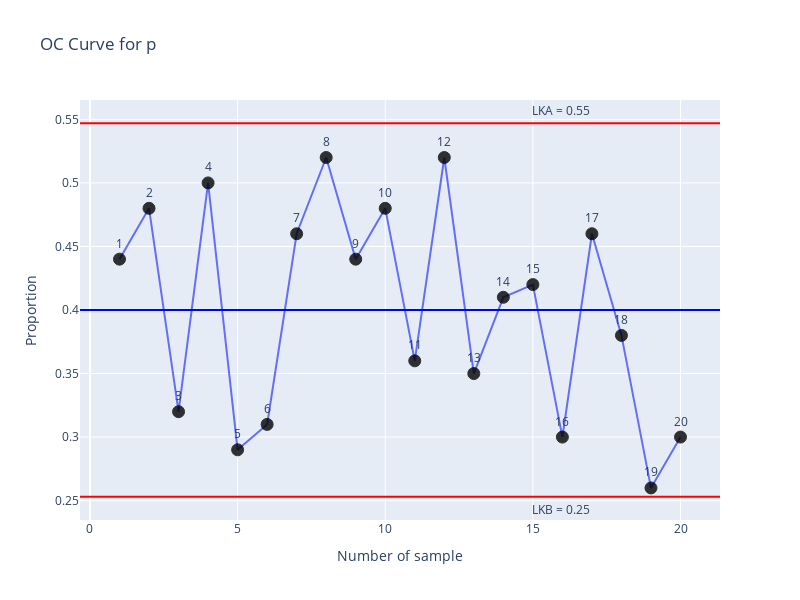

This figure's notebook cell:
### Code cell
fig = go.Figure()
fig.add_trace(go.Scatter(
    x=[x for x in range(1,n+1)],
    y=data_proporsi,
    mode='lines+markers+text',
    name = 'Sample mean',
    text = [x for x in range(1,n+1)],
    textposition="top center",
    marker=dict(
        size=12,
        color=['black' if BPB <= y <= BPA else 'red' for y in data_proporsi],
        opacity=0.8,
        line=dict(width=1, color='black')
    )
))

fig.add_hline(y=BPA, line=dict(color='Red'))
fig.add_hline(y=pbar, line=dict(color='Blue'))
fig.add_hline(y=BPB, line=dict(color='Red'))

fig.add_annotation(text=f"LKA = {round(BPA,2)}", xref="paper", yref="y", x=0.8, y=BPA+0.01, showarrow=False)
fig.add_annotation(text=f"LKB = {round(BPB,2)}", xref="paper", yref="y", x=0.8, y=BPB-0.01, showarrow=False)

fig.update_layout(
    title='OC Curve for p',
    xaxis_title='Number of sample',
    yaxis_title='Proportion',
    width=800,
    height=600
)

### Figure 1 — Plotly figure (JSON) as saved in the notebook; plotly's stock layout.template omitted (floating-point values rounded to 4 significant figures)
{"data": [{"marker": {"color": ["black", "black", "black", "black", "black", "black", "black", "black", "black", "black", "black", "black", "black", "black", "black", "black", "black", "black", "black", "black"], "line": {"color": "black", "width": 1}, "opacity": 0.8, "size": 12}, "mode": "lines+markers+text", "name": "Sample mean", "text": ["1", "2", "3", "4", "5", "6", "7", "8", "9", "10", "11", "12", "13", "14", "15", "16", "17", "18", "19", "20"], "textposition": "top center", "type": "scatter", "x": [1, 2, 3, 4, 5, 6, 7, 8, 9, 10, 11, 12, 13, 14, 15, 16, 17, 18, 19, 20], "y": [0.44, 0.48, 0.32, 0.5, 0.29, 0.31, 0.46, 0.52, 0.44, 0.48, 0.36, 0.52, 0.35, 0.41, 0.42, 0.3, 0.46, 0.38, 0.26, 0.3]}], "layout": {"annotations": [{"showarrow": false, "text": "LKA = 0.55", "x": 0.8, "xref": "paper", "y": 0.557, "yref": "y"}, {"showarrow": false, "text": "LKB = 0.25", "x": 0.8, "xref": "paper", "y": 0.243, "yref": "y"}], "height": 600, "shapes": [{"line": {"color": "Red"}, "type": "line", "x0": 0, "x1": 1, "xref": "x domain", "y0": 0.547, "y1": 0.547, "yref": "y"}, {"line": {"color": "Blue"}, "type": "line", "x0": 0, "x1": 1, "xref": "x domain", "y0": 0.4, "y1": 0.4, "yref": "y"}, {"line": {"color": "Red"}, "type": "line", "x0": 0, "x1": 1, "xref": "x domain", "y0": 0.253, "y1": 0.253, "yref": "y"}], "title": {"text": "OC Curve for p"}, "width": 800, "xaxis": {"title": {"text": "Number of sample"}}, "yaxis": {"title": {"text": "Proportion"}}}}
